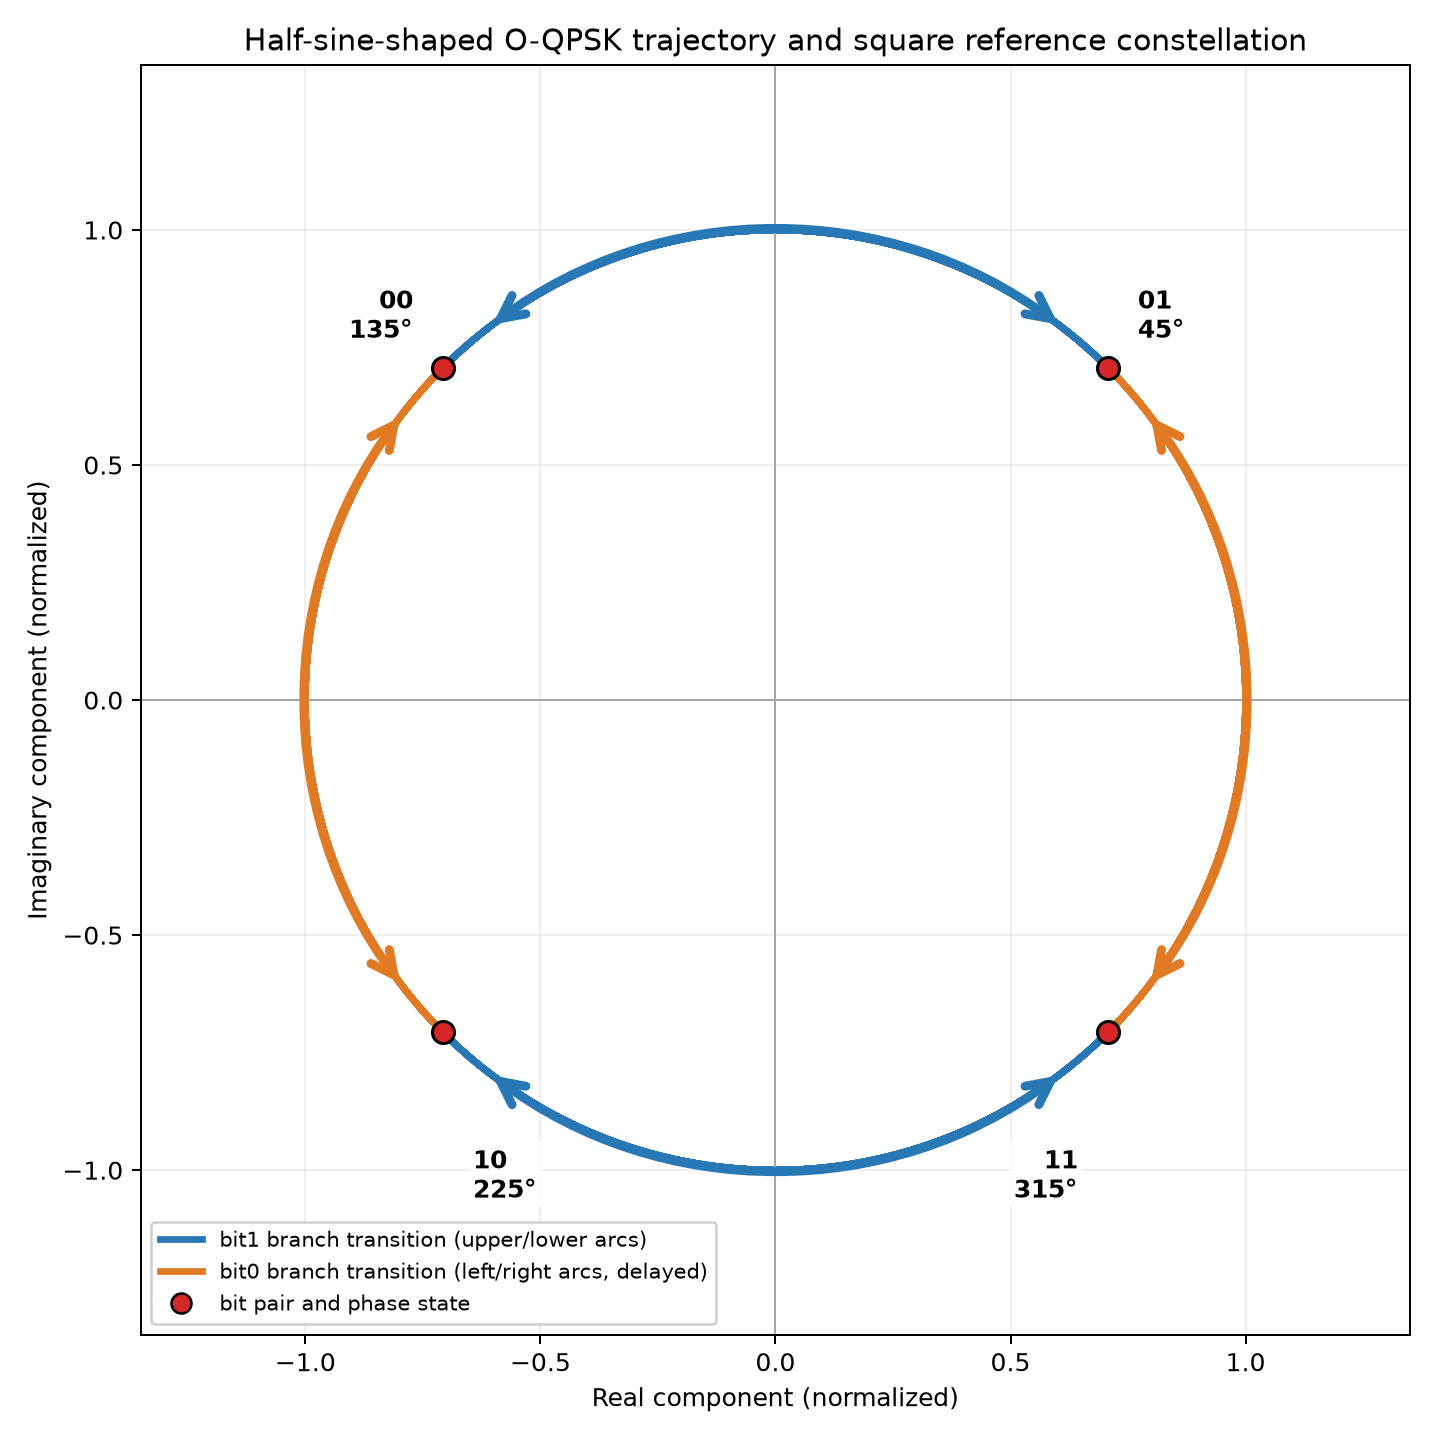

The script that saved this image:
#!/usr/bin/env python3
"""Plot the half-sine-shaped trajectory with square O-QPSK reference states."""
import os
from pathlib import Path
import subprocess
import sys
import tempfile
import argparse
os.environ.setdefault('MPLCONFIGDIR', str(Path(tempfile.gettempdir()) / 'mpl-dsss-constellation-cache'))
Path(os.environ['MPLCONFIGDIR']).mkdir(parents=True, exist_ok=True)
import numpy as np
import matplotlib
matplotlib.use('Agg')
import matplotlib.pyplot as plt
from matplotlib.collections import LineCollection
from matplotlib.lines import Line2D
from matplotlib.patches import FancyArrowPatch
from matplotlib.path import Path as MplPath

CHIPS_0000 = '11011001110000110101001000101110'  # c0 first

def main():
    parser = argparse.ArgumentParser(description=__doc__)
    parser.add_argument('--output', default='dsss_constellation_half_sine.png', help='output PNG path')
    parser.add_argument('--no-open', action='store_true', help='save the PNG without opening it')
    args = parser.parse_args()

    chips = np.array([1.0 if bit == '1' else -1.0 for bit in CHIPS_0000])
    t = np.linspace(1.0, len(chips), (len(chips) - 1) * 500 + 1)
    i = np.zeros_like(t)
    q = np.zeros_like(t)
    for k, chip in enumerate(chips):
        tau = t - k
        pulse = np.where((tau >= 0) & (tau <= 2), np.sin(np.pi * tau / 2), 0.0)
        if k % 2 == 0:
            i += chip * pulse
        else:
            q += chip * pulse

    fig, ax = plt.subplots(figsize=(8, 8))
    points = np.column_stack((i, q))
    segments = np.stack((points[:-1], points[1:]), axis=1)
    midpoints = (points[:-1] + points[1:]) / 2
    phase = np.mod(np.rad2deg(np.arctan2(midpoints[:, 1], midpoints[:, 0])), 360)
    # On the upper/lower arcs, the horizontal-branch bit changes; on the
    # left/right arcs, the delayed vertical-branch bit changes.
    bit1_arc = (((phase >= 45) & (phase <= 135)) |
                ((phase >= 225) & (phase <= 315)))
    segment_colors = np.where(bit1_arc, '#2878b5', '#e07a24')
    trajectory = LineCollection(segments, colors=segment_colors, linewidths=2.7,
                                capstyle='round', joinstyle='round', zorder=2)
    ax.add_collection(trajectory)
    angles = np.deg2rad([45, 135, 225, 315])
    states = np.column_stack((np.cos(angles), np.sin(angles)))
    ax.scatter(states[:, 0], states[:, 1], s=78, color='#d62728',
               edgecolors='black', linewidths=1.2, zorder=4)
    labels = [('01', '45°'), ('00', '135°'), ('10', '225°'), ('11', '315°')]
    label_offsets = [(12, 10), (-12, 10), (12, -45), (-12, -45)]
    label_alignments = [('left', 'bottom'), ('right', 'bottom'),
                        ('left', 'top'), ('right', 'top')]
    for (bits, degrees), (x, y), offset, align in zip(labels, states,
                                                       label_offsets, label_alignments):
        ax.annotate(f'{bits}\n{degrees}', (x, y), xytext=offset,
                    textcoords='offset points', ha=align[0], va=align[1],
                    fontsize=10, fontweight='bold', linespacing=1.15,
                    bbox=dict(facecolor='white', edgecolor='none', alpha=.88, pad=1.5),
                    zorder=5)
    # Large double-headed arrows follow each shaped quarter-circle arc.
    def add_arc_arrow(start_degrees, end_degrees, color):
        direction = np.sign(end_degrees - start_degrees)
        # Leave an obvious visual gap between each arrow tip and the state marker.
        gap_degrees = 8
        start = np.deg2rad(start_degrees + direction * gap_degrees)
        end = np.deg2rad(end_degrees - direction * gap_degrees)
        delta = end - start
        tangent_scale = 4 / 3 * np.tan(abs(delta) / 4) * np.sign(delta)
        p0 = np.array([np.cos(start), np.sin(start)])
        p3 = np.array([np.cos(end), np.sin(end)])
        tangent0 = np.array([-np.sin(start), np.cos(start)])
        tangent3 = np.array([-np.sin(end), np.cos(end)])
        p1 = p0 + tangent_scale * tangent0
        p2 = p3 - tangent_scale * tangent3
        arc_path = MplPath([p0, p1, p2, p3],
                           [MplPath.MOVETO, MplPath.CURVE4,
                            MplPath.CURVE4, MplPath.CURVE4])
        arrow = FancyArrowPatch(path=arc_path, arrowstyle='<->', mutation_scale=23,
                                linewidth=3.6, color=color, shrinkA=0, shrinkB=0,
                                zorder=4)
        ax.add_patch(arrow)

    for start_degrees, end_degrees, color in [
        (45, 135, '#2878b5'), (225, 315, '#2878b5'),
        (135, 225, '#e07a24'), (315, 405, '#e07a24'),
    ]:
        add_arc_arrow(start_degrees, end_degrees, color)
    ax.axhline(0, color='0.65', lw=.8)
    ax.axvline(0, color='0.65', lw=.8)
    ax.set(xlim=(-1.35, 1.35), ylim=(-1.35, 1.35), xlabel='Real component (normalized)',
           ylabel='Imaginary component (normalized)',
           title='Half-sine-shaped O-QPSK trajectory and square reference constellation')
    ax.set_aspect('equal', adjustable='box')
    ax.grid(alpha=.2)
    legend_items = [
        Line2D([0], [0], color='#2878b5', lw=2.7,
               label='bit1 branch transition (upper/lower arcs)'),
        Line2D([0], [0], color='#e07a24', lw=2.7,
               label='bit0 branch transition (left/right arcs, delayed)'),
        Line2D([0], [0], marker='o', color='none', markerfacecolor='#d62728',
               markeredgecolor='black', markersize=8, label='bit pair and phase state'),
    ]
    ax.legend(handles=legend_items, loc='lower left', fontsize=8.5, framealpha=.95)
    fig.tight_layout()
    output = Path(args.output).resolve()
    fig.savefig(output, dpi=180)
    plt.close(fig)
    print(f'Saved {output}')
    if not args.no_open:
        if sys.platform == 'darwin':
            subprocess.Popen(['open', str(output)])
        elif os.name == 'nt':
            os.startfile(output)
        else:
            subprocess.Popen(['xdg-open', str(output)])
if __name__ == '__main__':
    main()
